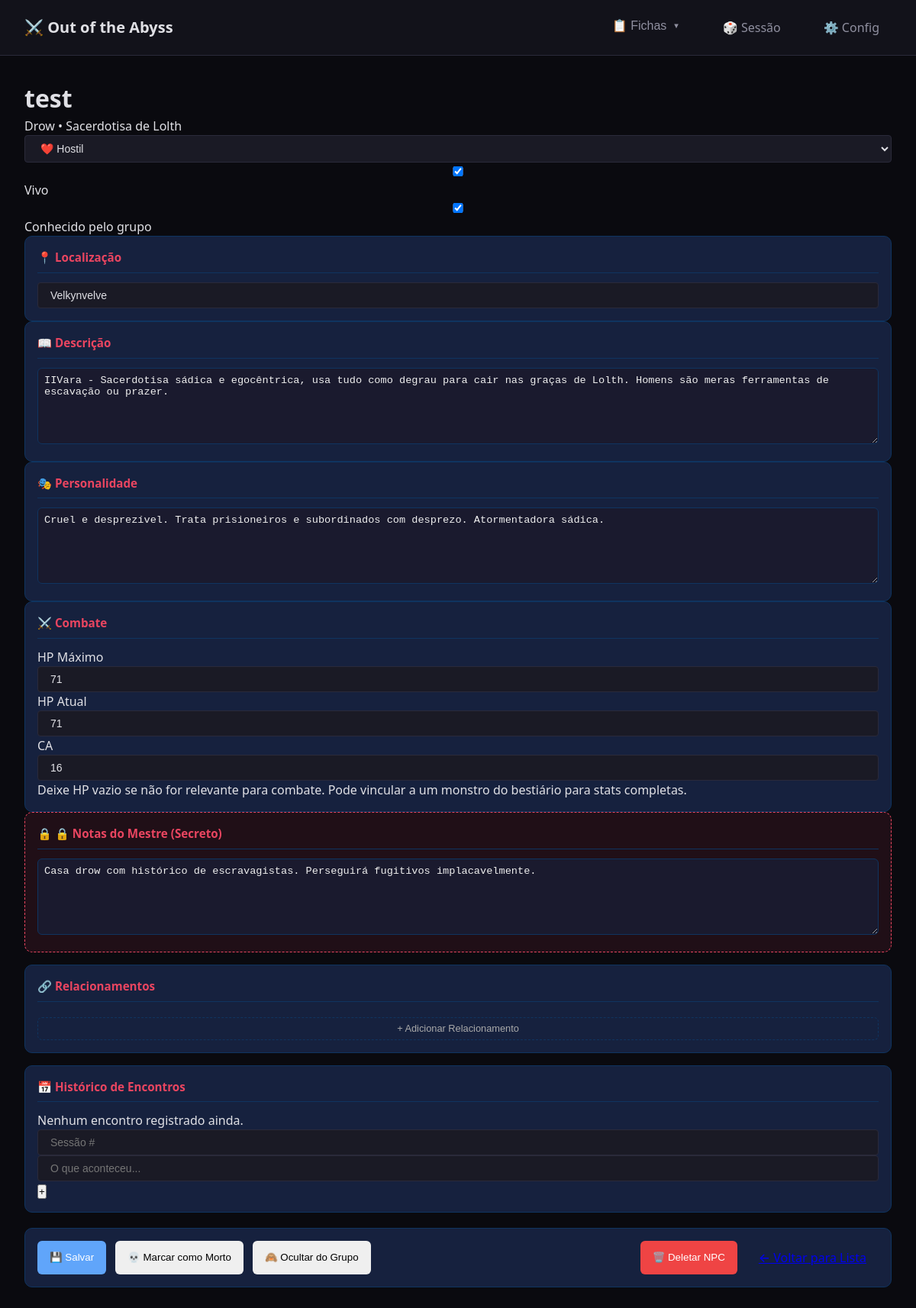
The page /fichas/npc/1 on the database its author committed.
### tables this page shows
CREATE TABLE npcs (
                id INTEGER PRIMARY KEY AUTOINCREMENT,
                nome TEXT NOT NULL,
                titulo TEXT,
                raca TEXT,
                classe TEXT,
                ocupacao TEXT,
                localizacao TEXT,
                descricao TEXT,
                personalidade TEXT,
                
                -- Combate
                hp_maximo INTEGER,
                hp_atual INTEGER,
                ca INTEGER DEFAULT 10,
                monstro_id INTEGER,
                
                -- Relacionamentos (alinhamento com o grupo)
                alinhamento TEXT DEFAULT 'neutro',  -- amigável, indiferente, hostil
                aliado INTEGER DEFAULT 0,
                hostil INTEGER DEFAULT 0,
                neutro INTEGER DEFAULT 1,
                
                -- Status
                vivo INTEGER DEFAULT 1,
                conhecido INTEGER DEFAULT 0,
                
                imagem TEXT,
                notas TEXT,
                
                criado_em TEXT DEFAULT CURRENT_TIMESTAMP,
                atualizado_em TEXT DEFAULT CURRENT_TIMESTAMP, observacoes TEXT, atributos TEXT, segredo TEXT, acoes TEXT,
                
                FOREIGN KEY (monstro_id) REFERENCES monstros(id)
            );

### app/routes/fichas.py (the view)
@fichas_bp.route('/npc/<int:id>')
def ver_npc(id):
    npc = NPCRepository.get_by_id(id)
    if not npc:
        return render_template('erro.html', mensagem='NPC não encontrado'), 404
    return render_template('fichas/npc.html', npc=npc)

### app/modulos/database.py (called while the page is built)
@contextmanager
def get_connection():
    conn = sqlite3.connect(DB_PATH)
    conn.row_factory = sqlite3.Row  # Retorna dicts ao invés de tuples
    conn.execute("PRAGMA foreign_keys = ON")  # Habilita foreign keys
    conn.execute("PRAGMA journal_mode = WAL")  # Write-Ahead Logging (mais rápido)
    conn.execute("PRAGMA synchronous = NORMAL")  # Balance entre segurança e velocidade
    try:
        yield conn
        conn.commit()
    except Exception as e:
        conn.rollback()
        raise e
    finally:
        conn.close()

def dict_from_row(row) -> Optional[Dict]:
    if row is None:
        return None
    return dict(row)

def json_loads_safe(data: str, default=None):
    if data is None:
        return default
    try:
        return json.loads(data)
    except:
        return default

    @classmethod
    def get_by_id(cls, id: int) -> Optional[Dict]:
        with get_connection() as conn:
            cursor = conn.execute(f"SELECT * FROM {cls.table_name} WHERE id = ?", (id,))
            row = cursor.fetchone()
            return dict_from_row(row)

### app/modulos/repositories.py (called while the page is built)
    @classmethod
    def _parse_json_fields(cls, data: Dict) -> None:
        json_fields = ['atributos', 'acoes']
        for field in json_fields:
            if field in data and data[field]:
                data[field] = json_loads_safe(data[field], default=[])

    @classmethod
    def get_by_id(cls, id: int) -> Optional[Dict]:
        data = super().get_by_id(id)
        if data:
            cls._parse_json_fields(data)
        return data

### templates/fichas/npc.html (shortened to what this page needs)
{% extends "base.html" %}
{% block extra_css %}
<link rel="stylesheet" href="{{ url_for('static', filename='css/fichas.css') }}">
{% endblock %}
{% block content %}
<div class="ficha-npc-container">
    <header class="ficha-npc-header">
        <div class="npc-info-principal">
            <h1 class="npc-nome" data-campo="nome" contenteditable="true">{{ npc.nome if npc else 'Nome do NPC' }}</h1>
            <p class="npc-subtitulo">
                <span data-campo="raca" contenteditable="true">{{ npc.raca if npc else 'Raça' }}</span>
                {% if npc and npc.classe %} • <span data-campo="classe" contenteditable="true">{{ npc.classe }}</span>{% endif %}
            </p>
        </div>
        <div class="npc-status-container">
            <select class="status-select" data-campo="alinhamento">
                <option value="hostil" {{ 'selected' if npc and npc.alinhamento == 'hostil' else '' }}>❤️ Hostil</option>
            </select>
            <label class="checkbox-vivo">
                <input type="checkbox" data-campo="vivo" {{ 'checked' if not npc or npc.vivo else '' }}>
                Vivo
            </label>
            <label class="checkbox-conhecido">
                <input type="checkbox" data-campo="conhecido" {{ 'checked' if npc and npc.conhecido else '' }}>
                Conhecido pelo grupo
            </label>
        </div>
    </header>
    <div class="ficha-npc-body">
        <div class="coluna-esquerda">
            <div class="bloco localizacao">
                <h3>📍 Localização</h3>
                <input type="text" class="input-full" data-campo="localizacao" value="{{ npc.localizacao if npc else '' }}" placeholder="Onde este NPC está atualmente?">
            </div>
            <div class="bloco descricao">
                <h3>📖 Descrição</h3>
                <textarea class="texto-area" data-campo="descricao" placeholder="Aparência, comportamento, primeira impressão...">{{ npc.descricao if npc else '' }}</textarea>
            </div>
            <div class="bloco personalidade-npc">
                <h3>🎭 Personalidade</h3>
                <textarea class="texto-area" data-campo="personalidade" placeholder="Como o NPC age, fala, o que motiva ele...">{{ npc.personalidade if npc else '' }}</textarea>
            </div>
            <div class="bloco stats-combate">
                <h3>⚔️ Combate</h3>
                <div class="stats-grid">
                    <div class="stat-item">
                        <label>HP Máximo</label>
                        <input type="number" data-campo="hp_maximo" value="{{ npc.hp_maximo if npc and npc.hp_maximo else '' }}" placeholder="—">
                    </div>
                    <div class="stat-item">
                        <label>HP Atual</label>
                        <input type="number" data-campo="hp_atual" value="{{ npc.hp_atual if npc and npc.hp_atual else '' }}" placeholder="—">
                    </div>
                    <div class="stat-item">
                        <label>CA</label>
                        <input type="number" data-campo="ca" value="{{ npc.ca if npc and npc.ca else 10 }}" placeholder="10">
                    </div>
                </div>
                <p class="stat-hint">Deixe HP vazio se não for relevante para combate. Pode vincular a um monstro do bestiário para stats completas.</p>
            </div>
        </div>
        <div class="coluna-direita">
            <div class="bloco notas-mestre">
                <h3>🔒 Notas do Mestre (Secreto)</h3>
                <textarea class="texto-area texto-secreto" data-campo="notas" placeholder="Segredos, planos futuros, conexões que os jogadores não sabem...">{{ npc.notas if npc else '' }}</textarea>
            </div>
            <div class="bloco relacionamentos">
                <h3>🔗 Relacionamentos</h3>
                <button class="btn-adicionar" onclick="adicionarRelacionamento()">+ Adicionar Relacionamento</button>
            </div>
            <div class="bloco historico">
                <h3>📅 Histórico de Encontros</h3>
                <div class="historico-lista" id="lista-historico">
                    {% if npc and npc.historico %}
                    {% for evento in npc.historico %}
                    <div class="historico-item">
                        <span class="historico-sessao">Sessão {{ evento.sessao }}</span>
                        <span class="historico-texto">{{ evento.descricao }}</span>
                    </div>
                    {% endfor %}
                    {% else %}
                    <p class="lista-vazia-pequena">Nenhum encontro registrado ainda.</p>
                    {% endif %}
                </div>
                <div class="adicionar-historico">
                    <input type="number" id="nova-sessao" placeholder="Sessão #" min="1">
                    <input type="text" id="novo-evento" placeholder="O que aconteceu...">
                    <button class="btn-adicionar-pequeno" onclick="adicionarEvento()">+</button>
                </div>
            </div>
        </div>
    </div>
    <div class="acoes-rapidas">
        {% if npc and npc.id %}
        <button class="btn-acao btn-salvar" onclick="salvarNPC()">💾 Salvar</button>
        <button class="btn-acao btn-matar" onclick="toggleVivo()">{{ '💀 Marcar como Morto' if npc.vivo else '✨ Ressuscitar' }}</button>
        <button class="btn-acao btn-revelar" onclick="toggleConhecido()">{{ '👁️ Revelar ao Grupo' if not npc.conhecido else '🙈 Ocultar do Grupo' }}</button>
        <button class="btn-acao btn-danger" onclick="deletarNPC()" style="margin-left: auto;">🗑️ Deletar NPC</button>
        {% else %}
        <button class="btn-acao btn-criar" onclick="criarNPC()">✅ Criar NPC</button>
        {% endif %}
        <a href="{{ url_for('fichas.lista_npcs') }}" class="btn-acao btn-voltar">← Voltar para Lista</a>
    </div>
</div>
{% endblock %}

### templates/base.html (shortened to what this page needs)
<!DOCTYPE html>
<html lang="pt-BR">
<head>
    <link rel="stylesheet" href="{{ url_for('static', filename='css/base.css') }}">
    <link rel="stylesheet" href="{{ url_for('static', filename='css/widgets.css') }}">
    <link rel="stylesheet" href="{{ url_for('static', filename='css/fichas.css') }}">
    {% block extra_css %}{% endblock %}
</head>
<body class="tema-abyss">
    <nav class="navbar">
        <div class="navbar-brand">
            <a href="{{ url_for('main.index') }}">⚔️ Out of the Abyss</a>
        </div>
        <div class="navbar-menu">
            <div class="nav-dropdown">
                <button class="nav-link nav-dropdown-toggle">
                    📋 Fichas <span class="dropdown-arrow">▼</span>
                </button>
            </div>
            <a href="{{ url_for('sessao.tela_sessao') }}" class="nav-link">🎲 Sessão</a>
            <a href="{{ url_for('main.configuracoes') }}" class="nav-link">⚙️ Config</a>
        </div>
    </nav>
    <main class="container">
        {% block content %}{% endblock %}
    </main>
</body>
</html>

### app/static/css/base.css (style rules this page uses)
:root { --bg-primary: #0a0a0f; --bg-secondary: #12121a; --bg-tertiary: #1a1a25; --bg-elevated: #22222f; --text-primary: #e0e0e5; --text-secondary: #9090a0; --text-muted: #606070; --accent-primary: #4a6fa5; --accent-secondary: #8b4a8b; --accent-danger: #a54a4a; --accent-success: #4a8b5a; --accent-warning: #8b7a4a; --border-color: #2a2a3a; --border-light: #3a3a4a; --shadow-sm: 0 2px 4px rgba(0, 0, 0, 0.3); --shadow-md: 0 4px 8px rgba(0, 0, 0, 0.4); --shadow-lg: 0 8px 16px rgba(0, 0, 0, 0.5); --spacing-xs: 0.25rem; --spacing-sm: 0.5rem; --spacing-md: 1rem; --spacing-lg: 1.5rem; --spacing-xl: 2rem; --radius-sm: 4px; --radius-md: 8px; --radius-lg: 12px; --transition-fast: 0.15s ease; --transition-normal: 0.25s ease; }
*, *::before, *::after { box-sizing: border-box; margin: 0; padding: 0; }
html { font-size: 16px; }
body { font-family: 'Segoe UI', system-ui, -apple-system, sans-serif; background-color: var(--bg-primary); color: var(--text-primary); line-height: 1.5; min-height: 100vh; }
.navbar { display: flex; justify-content: space-between; align-items: center; padding: var(--spacing-md) var(--spacing-xl); background-color: var(--bg-secondary); border-bottom: 1px solid var(--border-color); position: sticky; top: 0; z-index: 1000; }
.navbar-brand a { color: var(--text-primary); text-decoration: none; font-size: 1.25rem; font-weight: 600; }
.navbar-menu { display: flex; gap: var(--spacing-lg); }
.nav-link { color: var(--text-secondary); text-decoration: none; padding: var(--spacing-sm) var(--spacing-md); border-radius: var(--radius-sm); transition: var(--transition-fast); }
.container { max-width: 1400px; margin: 0 auto; padding: var(--spacing-xl); }
.btn-danger { background-color: var(--accent-danger); border-color: var(--accent-danger); }
input, select, textarea { background-color: var(--bg-tertiary); border: 1px solid var(--border-color); border-radius: var(--radius-sm); padding: var(--spacing-sm) var(--spacing-md); color: var(--text-primary); font-size: 0.875rem; width: 100%; }
.nav-dropdown { position: relative; }
.nav-dropdown-toggle { background: none; border: none; color: var(--text-secondary); padding: var(--spacing-sm) var(--spacing-md); border-radius: var(--radius-sm); cursor: pointer; font-size: inherit; display: flex; align-items: center; gap: 0.5rem; transition: var(--transition-fast); }
.dropdown-arrow { font-size: 0.6em; transition: transform 0.2s ease; }
.navbar-brand { display: flex; align-items: center; gap: var(--spacing-md); }

### rows shown on the page
npcs: nome "test", raca "Drow", classe "Sacerdotisa de Lolth", localizacao "Velkynvelve", descricao "IIVara - Sacerdotisa sádica e egocêntrica, usa tudo como degrau para cair nas graças de Lolth. Homens são meras ferramentas de escavação ou prazer.", personalidade "Cruel e desprezível. Trata prisioneiros e subordinados com desprezo. Atormentadora sádica.", hp_maximo "71", hp_atual "71", ca "16", notas "Casa drow com histórico de escravagistas. Perseguirá fugitivos implacavelmente.", vivo "💀 Marcar como Morto", conhecido "🙈 Ocultar do Grupo"
